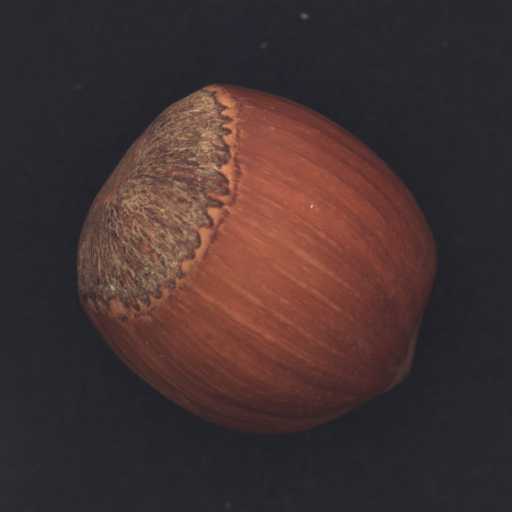
#> input picture anomaly detection/Image_Anomaly_Detection/hazelnut/test/002.png, 1024 x 1024 px, given as the content of the folder nomaly detection/Image_Anomaly_Detection/hazelnut/train/good, which was not available (shown at 1/2 size)
$ python task2_image_anomaly_hazelnut.py
#> lines starting #> are read from the running program, lines starting #| are printed output that depends on the picture; pictures that were not available may be replaced by others from this repository, and a replacement may not be noted
import json
import os
from pathlib import Path
from typing import List, Tuple

import matplotlib.pyplot as plt
import numpy as np
from PIL import Image
from sklearn.decomposition import PCA
from sklearn.metrics import (
    classification_report,
    confusion_matrix,
    roc_auc_score,
    roc_curve,
)
from sklearn.preprocessing import StandardScaler
from sklearn.svm import OneClassSVM


BASE_DIR = Path(__file__).resolve().parent
DATA_DIR = BASE_DIR.parent / "Image_Anomaly_Detection"
FIG_DIR = BASE_DIR / "figures"
FIG_DIR.mkdir(parents=True, exist_ok=True)


def load_image(path: Path, size: Tuple[int, int] = (64, 64)) -> np.ndarray:
    """Load image, convert to grayscale, resize, and flatten to 1D vector."""
#> called with size = (64, 64)
    with Image.open(path) as img:
#> img is the input picture: PIL image 1024x1024 RGB; mean R, G, B 67.1, 50, 49.2
        img = img.convert("L")
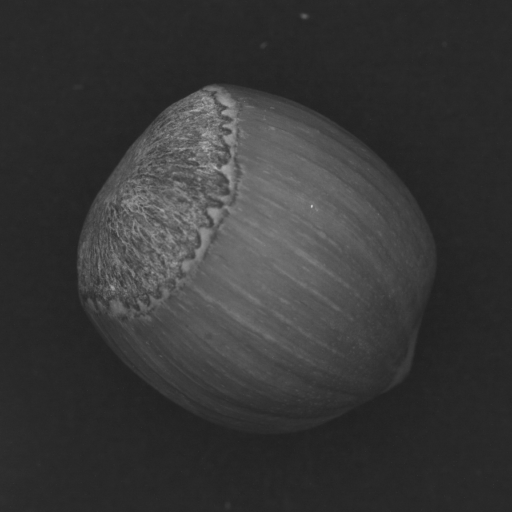
#> img: PIL image 1024x1024 L (shown at 1/2 size); min 31, max 235, mean 55
        img = img.resize(size)
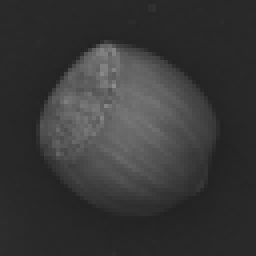
#> img: PIL image 64x64 L (shown 4 times larger); min 34, max 142, mean 55
        arr = np.asarray(img, dtype=np.float32) / 255.0
        return arr.flatten()


def load_train_features() -> np.ndarray:
    """Load training features for hazelnut using only 'good' images."""
    features: List[np.ndarray] = []

    good_dir = DATA_DIR / "hazelnut" / "train" / "good"
    for fname in sorted(os.listdir(good_dir)):
        if not fname.lower().endswith(".png"):
            continue
        fpath = good_dir / fname
        features.append(load_image(fpath))

    X_train = np.vstack(features)
    print(
        f"[hazelnut] Loaded {X_train.shape[0]} normal training samples, "
        f"feature dim={X_train.shape[1]}"
    )
#| [hazelnut] Loaded 1 normal training samples, feature dim=4096
    return X_train


def load_test_features_and_labels() -> Tuple[np.ndarray, np.ndarray]:
    """Load test features and binary labels for hazelnut using JSON annotation.

    Label mapping:
      - good -> 1 (normal)
      - bad  -> -1 (anomaly)
    """
    json_path = DATA_DIR / "image_anomaly_labels.json"
#> (the run stopped early here; a loop or call above may not have finished)

$ run again, on anomaly detection/Image_Anomaly_Detection/hazelnut/train/good/029.png
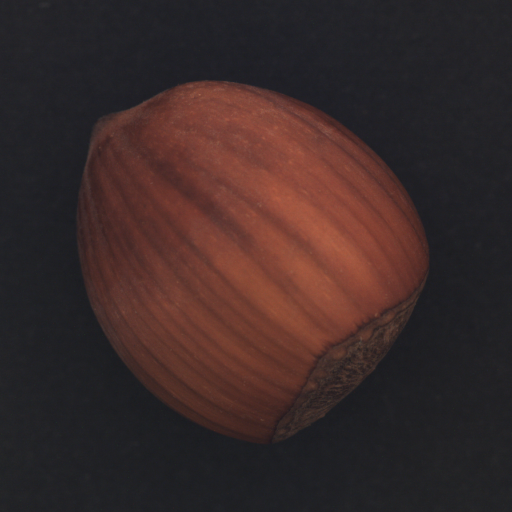
#> input picture anomaly detection/Image_Anomaly_Detection/hazelnut/train/good/029.png, 1024 x 1024 px (shown at 1/2 size)
#> in load_image, img is the input picture: PIL image 1024x1024 RGB; mean R, G, B 58.6, 41.8, 41
#> in load_image, `img = img.convert("L")`:
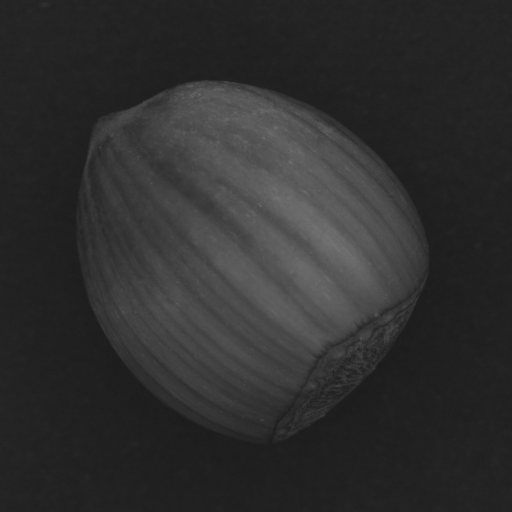
#> img: PIL image 1024x1024 L (shown at 1/2 size); min 25, max 124, mean 46.8
#> in load_image, `img = img.resize(size)`:
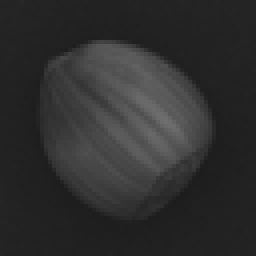
#> img: PIL image 64x64 L (shown 4 times larger); min 28, max 111, mean 46.8
#| [hazelnut] Loaded 1 normal training samples, feature dim=4096
